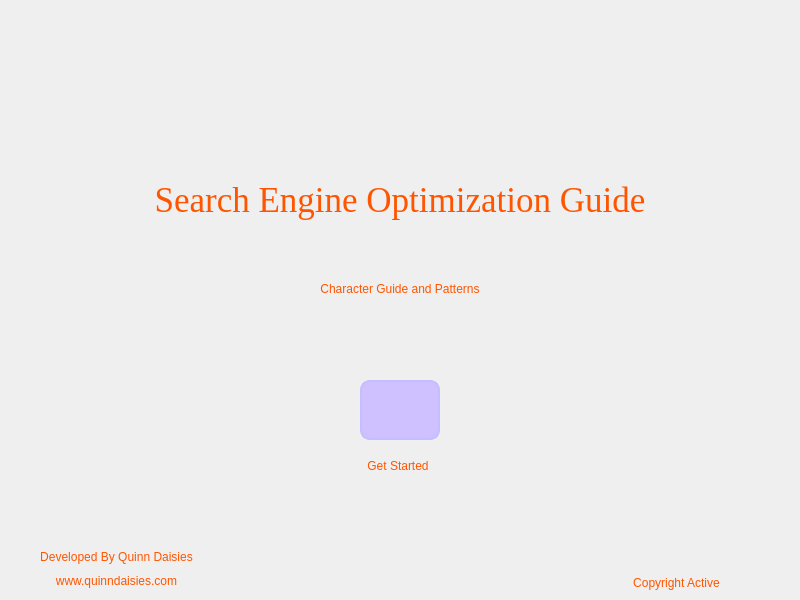
<?xml version="1.0" encoding="UTF-8"?>
<ui version="4.0">
 <class>Dialog</class>
 <widget class="QDialog" name="Dialog">
  <property name="geometry">
   <rect>
    <x>0</x>
    <y>0</y>
    <width>800</width>
    <height>600</height>
   </rect>
  </property>
  <property name="windowTitle">
   <string>Dialog</string>
  </property>
  <property name="windowIcon">
   <iconset resource="resources/resources.qrc">
    <normaloff>:/images/seoicon.ico</normaloff>:/images/seoicon.ico</iconset>
  </property>
  <widget class="QWidget" name="widget" native="true">
   <property name="geometry">
    <rect>
     <x>0</x>
     <y>0</y>
     <width>800</width>
     <height>600</height>
    </rect>
   </property>
   <property name="styleSheet">
    <string notr="true">QWidget#widget{
	background-image: url(:/images/seo.jpg);
}
</string>
   </property>
   <widget class="QLabel" name="label">
    <property name="geometry">
     <rect>
      <x>100</x>
      <y>150</y>
      <width>600</width>
      <height>100</height>
     </rect>
    </property>
    <property name="font">
     <font>
      <family>Georgia</family>
      <pointsize>26</pointsize>
      <weight>50</weight>
      <italic>false</italic>
      <bold>false</bold>
     </font>
    </property>
    <property name="styleSheet">
     <string notr="true">QLabel{
	color: rgb(255, 85, 0);
	font: 26pt &quot;Georgia&quot;;
}</string>
    </property>
    <property name="frameShadow">
     <enum>QFrame::Raised</enum>
    </property>
    <property name="text">
     <string>Search Engine Optimization Guide</string>
    </property>
    <property name="alignment">
     <set>Qt::AlignCenter</set>
    </property>
   </widget>
   <widget class="QLabel" name="label_2">
    <property name="geometry">
     <rect>
      <x>250</x>
      <y>256</y>
      <width>300</width>
      <height>65</height>
     </rect>
    </property>
    <property name="styleSheet">
     <string notr="true">QLabel{
	color: rgb(255, 85, 0);
	font: 16pt &quot;Perpetua&quot;;
}</string>
    </property>
    <property name="text">
     <string>Character Guide and Patterns</string>
    </property>
    <property name="alignment">
     <set>Qt::AlignCenter</set>
    </property>
   </widget>
   <widget class="QPushButton" name="loginscreen">
    <property name="geometry">
     <rect>
      <x>360</x>
      <y>380</y>
      <width>80</width>
      <height>60</height>
     </rect>
    </property>
    <property name="styleSheet">
     <string notr="true">QPushButton{
	border-radius: 10px;
	font: 85 10pt &quot;Times New Roman&quot;;
	color: #ffffff;
	border: 2px solid rgb(197, 189, 255);
	background: #cfc0ff;
}
QPushButton:hover{
	font: 85 10pt &quot;Times New Roman&quot;;
	color:#cfc0ff;
	border: 2px solid #aaaaff;
	background: #cfc0ff;
}</string>
    </property>
    <property name="text">
     <string/>
    </property>
    <property name="icon">
     <iconset>
      <normaloff>backgroundiconimages.jpeg</normaloff>backgroundiconimages.jpeg</iconset>
    </property>
    <property name="iconSize">
     <size>
      <width>60</width>
      <height>40</height>
     </size>
    </property>
   </widget>
   <widget class="QLabel" name="label_3">
    <property name="geometry">
     <rect>
      <x>0</x>
      <y>568</y>
      <width>233</width>
      <height>25</height>
     </rect>
    </property>
    <property name="styleSheet">
     <string notr="true">QLabel{
	color: rgb(255, 85, 0);
	font: 8pt &quot;Georgia&quot;;
}</string>
    </property>
    <property name="text">
     <string>www.quinndaisies.com</string>
    </property>
    <property name="alignment">
     <set>Qt::AlignCenter</set>
    </property>
   </widget>
   <widget class="QLabel" name="label_4">
    <property name="geometry">
     <rect>
      <x>0</x>
      <y>544</y>
      <width>233</width>
      <height>25</height>
     </rect>
    </property>
    <property name="styleSheet">
     <string notr="true">QLabel{
	color: rgb(255, 85, 0);
	font: 12pt &quot;Georgia&quot;;
}</string>
    </property>
    <property name="text">
     <string>Developed By Quinn Daisies</string>
    </property>
    <property name="alignment">
     <set>Qt::AlignCenter</set>
    </property>
   </widget>
   <widget class="QLabel" name="label_5">
    <property name="geometry">
     <rect>
      <x>358</x>
      <y>456</y>
      <width>80</width>
      <height>20</height>
     </rect>
    </property>
    <property name="styleSheet">
     <string notr="true">QLabel{
	color: rgb(255, 85, 0);
	font: 11pt &quot;Perpetua&quot;;
}</string>
    </property>
    <property name="text">
     <string>Get Started</string>
    </property>
    <property name="alignment">
     <set>Qt::AlignCenter</set>
    </property>
   </widget>
   <widget class="QLabel" name="label_6">
    <property name="geometry">
     <rect>
      <x>560</x>
      <y>570</y>
      <width>233</width>
      <height>25</height>
     </rect>
    </property>
    <property name="styleSheet">
     <string notr="true">QLabel{
	color: rgb(255, 85, 0);
	font: 6pt &quot;Georgia&quot;;
}</string>
    </property>
    <property name="text">
     <string>Copyright Active</string>
    </property>
    <property name="alignment">
     <set>Qt::AlignCenter</set>
    </property>
   </widget>
  </widget>
 </widget>
 <resources>
  <include location="resources/resources.qrc"/>
 </resources>
 <connections/>
</ui>
